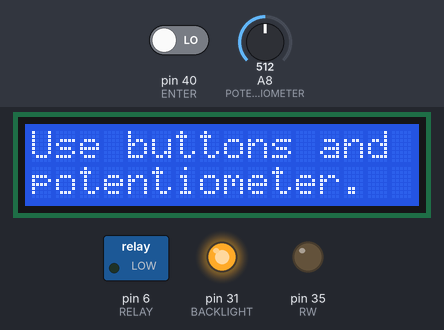
The sketch below on a simulated Arduino Mega 2560, built with avr-gcc and run on an emulated ATmega2560. Shown: 16×2 character LCD, switched loads named in the sketch (green lamp = pin HIGH), output pins drawn as LEDs (lit = HIGH). The test bench sets the inputs (shaded band); at power-on: pin 40 (ENTER) LOW, A8 (POTENTIOMETER) = 512.

Above: at 3.1 s.
At 7.2 s:
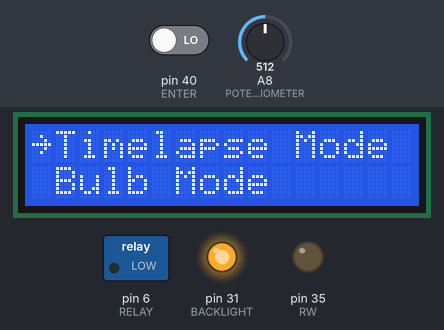
7.3 s: pin 40 (ENTER) driven HIGH
At 9.1 s:
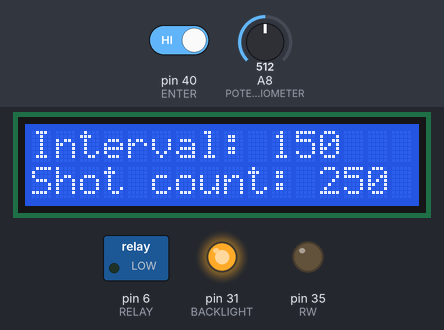
At 11.7 s:
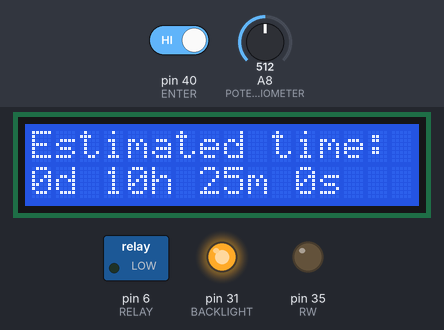
15.6 s: pin 40 (ENTER) driven HIGH
Timing chart, 0 to 19.9 s (numbered marks = the images above; inputs shaded):
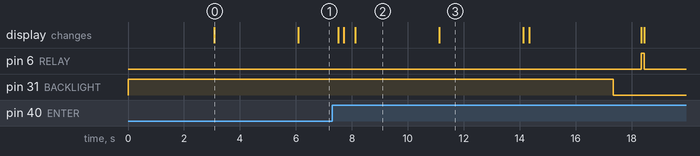

Measured:
- after the input at 7.3 s, the display: first changes after 0.21 s (image 2 shows a later state)
- what the display in image 0 shows lasts 3.0 s, from 3.1 s to 6.1 s

The sketch:

timelapse_controller.ino
```cpp
/*

  This project developed by Oguzhan Agkus.
  You can use it yourself.
  If you find a bug, you can contact me from "agkusoguzhan@gmail.com"
  Check readme file for necessary explanation.

*/

#include <LiquidCrystal.h>

#define POTENTIOMETER 8
#define CANCEL 39
#define ENTER 40
#define RELAY 6
#define RW 35
#define BACKLIGHT 31
#define TRIGGER 100
#define BUTTON 200
#define WAIT 3000
#define SECOND_TO_MILISECOND 1000

void menu();
void opening_screen();
void timelapse_mode();
void bulb_mode();
int check_buttons();
unsigned long set_interval();
unsigned long set_shot_count();
void show_summary(unsigned long interval, unsigned long shot_count);

LiquidCrystal lcd(36,37,26,27,28,29); // LCD Setup

byte arrow[8] = {B00000, B00100, B00010, B11111, B00010, B00100, B00000, B00000}; // Arrow in the menu

void setup()
{
  pinMode(POTENTIOMETER, INPUT);
  pinMode(CANCEL, INPUT);
  pinMode(ENTER, INPUT);
  pinMode(RELAY, OUTPUT);
  pinMode(RW, OUTPUT);
  pinMode(BACKLIGHT, OUTPUT);

  digitalWrite(RW, LOW);
  digitalWrite(BACKLIGHT,HIGH);

  lcd.begin(16, 2);
  lcd.createChar(1, arrow);

  opening_screen();
}

void loop()
{
  menu();
}

/*

  This funtion make you use the menu.
  Show the modes, when any is chosen related function called.

*/

void menu()
{
  int choice = 0;

  lcd.clear();
  lcd.setCursor(0, 0); lcd.print(" Timelapse Mode");
  lcd.setCursor(0, 1); lcd.print(" Bulb Mode");

  while(true)
  {
    choice = analogRead(POTENTIOMETER);

    if(choice > 511)
    {
      lcd.setCursor(0, 0); lcd.write(1);
      lcd.setCursor(0, 1); lcd.print(" ");
    }

    else
    {
      lcd.setCursor(0, 0); lcd.print(" ");
      lcd.setCursor(0, 1); lcd.write(1);
    }

    if(digitalRead(ENTER))
    {
      delay(BUTTON); break;
    }
  }

  if(choice > 511)
    timelapse_mode();

  else
   bulb_mode();
}

/*

  Opening screen messages.

*/

void opening_screen()
{
  lcd.clear();
  lcd.setCursor(0, 0); lcd.print("\"In A Timelapse\"");
  lcd.setCursor(0, 1); lcd.print("    Wellcome ");
  delay(WAIT);

  lcd.clear();
  lcd.setCursor(0, 0); lcd.print("Use buttons and");
  lcd.setCursor(0, 1); lcd.print("potentiometer.");
  delay(WAIT);
}

/*

  This funciton provide to use timelapse mode.
  Working principle is given on top.

*/

void timelapse_mode()
{
  unsigned long shot_count = 1, interval = 1;

  interval = set_interval();
  shot_count = set_shot_count();

  show_summary(interval, shot_count);

  lcd.clear();
  lcd.setCursor(0, 0); lcd.print("Enter to start.");
  lcd.setCursor(0, 1); lcd.print("Down to cancel.");

  if(check_buttons() == 1)
    return;

  lcd.clear();
  lcd.setCursor(0, 0); lcd.print("It will start");
  lcd.setCursor(0, 1); lcd.print("in 3 seconds.");
  delay(WAIT);

  digitalWrite(BACKLIGHT, LOW);
  delay(1000);

  lcd.clear();
  lcd.setCursor(0, 0); lcd.print("Left: ");

  while(shot_count > 0)
  {
    digitalWrite(RELAY, HIGH);
    delay(TRIGGER);
    digitalWrite(RELAY, LOW);

    shot_count--;

    lcd.setCursor(6, 0); lcd.print("   ");
    lcd.setCursor(6, 0); lcd.print(shot_count);

    delay(interval * SECOND_TO_MILISECOND);
  }

  digitalWrite(BACKLIGHT, HIGH);

  lcd.clear();
  lcd.setCursor(0, 0); lcd.print("Capture");
  lcd.setCursor(0, 1); lcd.print("finished.");
  lcd.setCursor(15, 1);

  check_buttons();
}

/*

  This funciton provide to use bulb mode.
  When you pressed enter, it starts.
  Until you press enter again, it continues.

*/

void bulb_mode()
{
  unsigned long start = 0, time = 0;

  lcd.clear();
  lcd.setCursor(0, 0); lcd.print("Enter to start.");
  lcd.setCursor(0, 1); lcd.print("Down to back.");

  if(check_buttons() == 1)
    return;

  lcd.clear();
  lcd.setCursor(0, 0); lcd.print("Capture started.");
  lcd.setCursor(0, 1); lcd.print("Enter to stop.");

  start = millis();
  digitalWrite(RELAY, HIGH);

  check_buttons();

  digitalWrite(RELAY, LOW);
  time =  millis() - start; Serial.print(time);
  time /= SECOND_TO_MILISECOND;

  lcd.clear();
  lcd.setCursor(0, 0); lcd.print("Capture lasted");
  lcd.setCursor(0, 1); lcd.print(time); lcd.print(" seconds.");

  check_buttons();
}

/*

  When this funciton is called. It wait for a button to push.
  If cancel is pushed it returns 1.
  If enter is pushed it returns 0.

*/

int check_buttons()
{
  while(true)
  {
    if(digitalRead(ENTER))
    {
      delay(BUTTON); return 0;
    }

    if(digitalRead(CANCEL))
    {
      delay(BUTTON); return 1;
    }
  }
}

/*

  This function help you to set interval.
  When you turn the potentiometer, the value in the screen will increase or decrease by 5.
  It increase or decrease by 1 between 1-5.
  When you pressed enter, it returns the interval you set.

*/

unsigned long set_interval()
{
  unsigned long interval = 1;

  lcd.clear();
  lcd.setCursor(0, 0); lcd.print("Interval: ");
  lcd.setCursor(0, 1); lcd.print(interval);
  lcd.setCursor(4, 1); lcd.print("seconds");

  while(true)
  {
    interval = map(analogRead(POTENTIOMETER), 0, 1023, 0, 60);
    interval = interval * 5;

    if(interval == 0)
      interval = map(analogRead(POTENTIOMETER), 0, 12, 1, 4);

    if(digitalRead(ENTER))
    {
      delay(BUTTON); break;
    }

    lcd.setCursor(0, 1); lcd.print("   ");
    lcd.setCursor(0, 1); lcd.print(interval);
    delay(BUTTON);
  }

  return interval;
}

/*

  This function help you to set shot count.
  When you turn the potentiometer, the value in the screen will increase or decrease by 5.
  When you pressed enter, it returns the shot count you set.

*/

unsigned long set_shot_count()
{
  unsigned long shot_count = 1;

  lcd.clear();
  lcd.setCursor(0, 0); lcd.print("Shot count:");
  lcd.setCursor(0, 1); lcd.print(shot_count);
  lcd.setCursor(4, 1); lcd.print("shots");

  while(true)
  {
    shot_count = map(analogRead(POTENTIOMETER), 0, 1023, 0, 100);
    shot_count *= 5;

    if(shot_count == 0)
      shot_count = 1;

    lcd.setCursor(0, 1); lcd.print("   ");
    lcd.setCursor(0, 1); lcd.print(shot_count);
    delay(BUTTON);

    if(digitalRead(ENTER))
    {
      delay(BUTTON); break;
    }
  }

  return shot_count;
}

/*

  This funciton gets interval and shot count informations.
  Then calculate the time the capturing will be lasted as day, hour, minute and second.
  Finally show all information about the capture to user.

*/

void show_summary(unsigned long interval, unsigned long shot_count)
{
  unsigned long day = 0, hour = 0, minute = 0, second = 0, estimated = 0;

  estimated = interval * shot_count;

  day = estimated / 86400;
  estimated %= 86400;
  hour = estimated / 3600;
  estimated %= 3600;
  minute = estimated / 60;
  estimated %= 60;
  second = estimated;

  lcd.clear();
  lcd.setCursor(0, 0); lcd.print("Interval: "); lcd.print(interval);
  lcd.setCursor(0, 1); lcd.print("Shot count: "); lcd.print(shot_count);
  delay(WAIT);

  lcd.clear();
  lcd.setCursor(0, 0); lcd.print("Estimated time:");
  lcd.setCursor(0, 1);
  lcd.print(day); lcd.print("d ");
  lcd.print(hour); lcd.print("h ");
  lcd.print(minute); lcd.print("m ");
  lcd.print(second); lcd.print("s");
  delay(WAIT);
}
```
